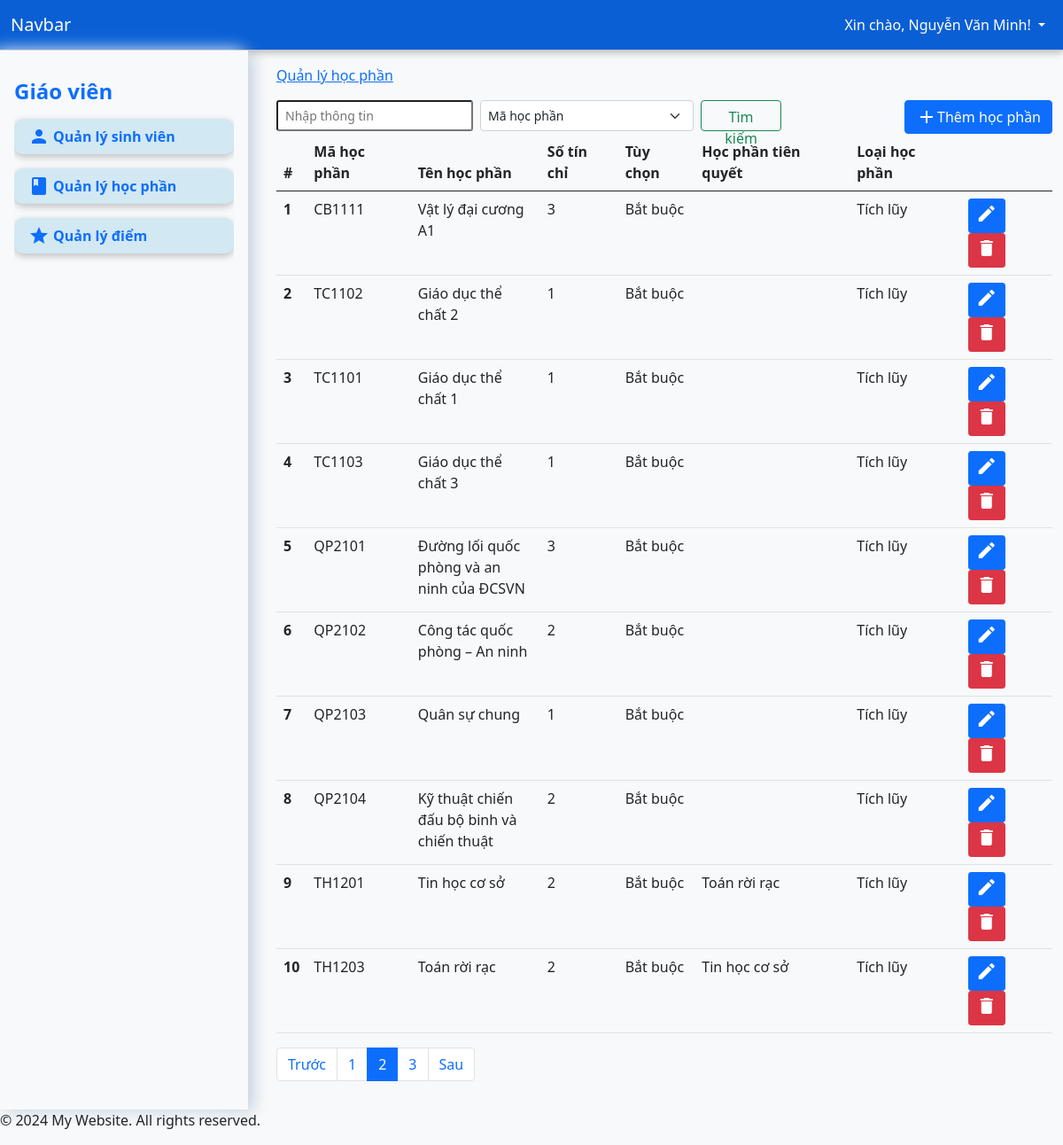
/?page=courses&num=2 (signed in), run on the app's committed database.
### tables this page shows
CREATE TABLE `courses` (
  `id` int(11) NOT NULL,
  `course_code` varchar(50) NOT NULL,
  `course_name` varchar(255) NOT NULL,
  `credits` int(11) NOT NULL,
  `optional` enum('Bắt buộc','Tự chọn') DEFAULT 'Bắt buộc',
  `accumulation` enum('Tích lũy','Không tích lũy') DEFAULT 'Tích lũy',
  `pre_course` int(11) DEFAULT NULL
);

### app/controller/CourseController.php (called while the page is built, shortened)
<?php
class CourseController
{
    private $conn;
    public function __construct($conn)
    {
        $this->conn = $conn;
    }
    public function index($limit, $offset)
    {
        $query = "SELECT c.*, pre_c.course_name AS pre_course_name FROM courses c LEFT JOIN courses pre_c ON c.pre_course = pre_c.id".(($limit !== null && $offset !== null)?" LIMIT $limit OFFSET $offset":"");
        $result = mysqli_query($this->conn, $query);
        $courses = mysqli_fetch_all($result, MYSQLI_ASSOC);
        return $courses;
    }
    public function count()
    {
        $query = "SELECT COUNT(*) as total FROM courses";
        $result = mysqli_query($this->conn, $query);
        $row = mysqli_fetch_assoc($result);
        return $row['total'];
    }
}

### app/views/pages/courses.php (the view, shortened to what this page needs)
<?php
require_once "app/controller/CourseController.php";
$courseController = new CourseController($conn);
$page = isset($_GET['num']) ? (int)$_GET['num'] : 1;
$page = max($page, 1);
$limit = 10;
$offset = ($page - 1) * $limit;
$search = isset($_POST['search']) ? $_POST['search'] : '';
$search_by = isset($_POST['search_by']) ? $_POST['search_by'] : '';
if ($search && $search_by) {
    $courses = $courseController->search($search, $search_by);
    $total_courses = count($courses);
    $total_pages = 1;
} else {
    $courses = $courseController->index($limit, $offset);
    $total_courses = $courseController->count();
    $total_pages = ceil($total_courses / $limit);
}
?>
<nav aria-label="Page navigation">
    <form class="d-flex float-start" method="post" style="height: 35px;">
        <input class="form-control-sm me-2" name="search" type="search" placeholder="Nhập thông tin" aria-label="Search" required>
        <select class="form-select form-select-sm me-2" name="search_by">
            <option value="course_code" selected>Mã học phần</option>
        </select>
        <button class="btn btn-outline-success" type="submit" style="width:200px;">Tìm kiếm</button>
    </form>
    <button type="button" class="btn btn-primary float-end d-flex align-items-center" data-bs-toggle="modal" data-bs-target="#addCourseModal"><i class="material-icons">add</i> Thêm học phần</button>
    <table class="table">
        <thead>
            <tr>
                <th scope="col">#</th>
                <th scope="col">Mã học phần</th>
                <th scope="col">Tên học phần</th>
                <th scope="col">Số tín chỉ</th>
                <th scope="col">Tùy chọn</th>
                <th scope="col">Học phần tiên quyết</th>
                <th scope="col">Loại học phần</th>
                <th scope="col"></th>
            </tr>
        </thead>
        <tbody>
            <?php foreach ($courses as $index => $course): ?>
                <tr>
                    <th scope="row"><?php echo $index + 1; ?></th>
                    <td><?php echo htmlspecialchars($course['course_code']); ?></td>
                    <td class="col-2"><?php echo htmlspecialchars($course['course_name']); ?></td>
                    <td><?php echo htmlspecialchars($course['credits']); ?></td>
                    <td><?php echo $course['optional']; ?></td>
                    <td><?php echo htmlspecialchars($course['pre_course_name']); ?></td>
                    <td><?php echo htmlspecialchars($course['accumulation']); ?></td>
                    <td>
                        <button class="btn btn-primary btn-sm" data-bs-toggle="modal" data-bs-target="#editCourseModal"
                            data-id="<?php echo $course['id']; ?>"
                            data-course_code="<?php echo htmlspecialchars($course['course_code']); ?>"
                            data-course_name="<?php echo htmlspecialchars($course['course_name']); ?>"
                            data-credits="<?php echo htmlspecialchars($course['credits']); ?>"
                            data-optional="<?php echo $course['optional']; ?>"
                            data-pre_course="<?php echo htmlspecialchars($course['pre_course']); ?>"
                            data-accumulation="<?php echo htmlspecialchars($course['accumulation']); ?>">
                            <i class="material-icons">edit</i>
                        </button>
                        <form action="app/controller/CourseController.php" method="POST" style="display:inline;">
                            <button type="submit" class="btn btn-danger btn-sm"><i class="material-icons">delete</i></button>
                        </form>
                    </td>
                </tr>
            <?php endforeach; ?>
        </tbody>
    </table>
    <ul class="pagination">
        <li class="page-item <?php if ($page <= 1) echo 'disabled'; ?>">
            <a class="page-link" href="?page=courses&num=<?php echo $page - 1; ?>">Trước</a>
        </li>
        <?php for ($i = 1; $i <= $total_pages; $i++): ?>
            <li class="page-item <?php if ($page == $i) echo 'active'; ?>">
                <a class="page-link" href="?page=courses&num=<?php echo $i; ?>"><?php echo $i; ?></a>
            </li>
        <?php endfor; ?>
        <li class="page-item <?php if ($page >= $total_pages) echo 'disabled'; ?>">
            <a class="page-link" href="?page=courses&num=<?php echo $page + 1; ?>">Sau</a>
        </li>
    </ul>
</nav>

### data on the page
courses: course_code "CB1111", course_name "Vật lý đại cương A1", credits "3", optional "Bắt buộc", accumulation "Tích lũy"
courses: course_code "TC1102", course_name "Giáo dục thể chất 2", credits "1", optional "Bắt buộc", accumulation "Tích lũy"
courses: course_code "TC1101", course_name "Giáo dục thể chất 1", credits "1", optional "Bắt buộc", accumulation "Tích lũy"
courses: course_code "TC1103", course_name "Giáo dục thể chất 3", credits "1", optional "Bắt buộc", accumulation "Tích lũy"
courses: course_code "QP2101", course_name "Đường lối quốc phòng và an ninh của ĐCSVN", credits "3", optional "Bắt buộc", accumulation "Tích lũy"
courses: course_code "QP2102", course_name "Công tác quốc phòng – An ninh", credits "2", optional "Bắt buộc", accumulation "Tích lũy"
courses: course_code "QP2103", course_name "Quân sự chung", credits "1", optional "Bắt buộc", accumulation "Tích lũy"
courses: course_code "QP2104", course_name "Kỹ thuật chiến đấu bộ binh và chiến thuật", credits "2", optional "Bắt buộc", accumulation "Tích lũy"
courses: course_code "TH1201", course_name "Tin học cơ sở", credits "2", optional "Bắt buộc", pre_course.course_name "Toán rời rạc", accumulation "Tích lũy"
courses: course_code "TH1203", course_name "Toán rời rạc", credits "2", optional "Bắt buộc", pre_course.course_name "Tin học cơ sở", accumulation "Tích lũy"

### other printed values
$_SESSION['auth_user']['username'] "Nguyễn Văn Minh"
$page_titles[$_GET['page']] "Quản lý học phần"
